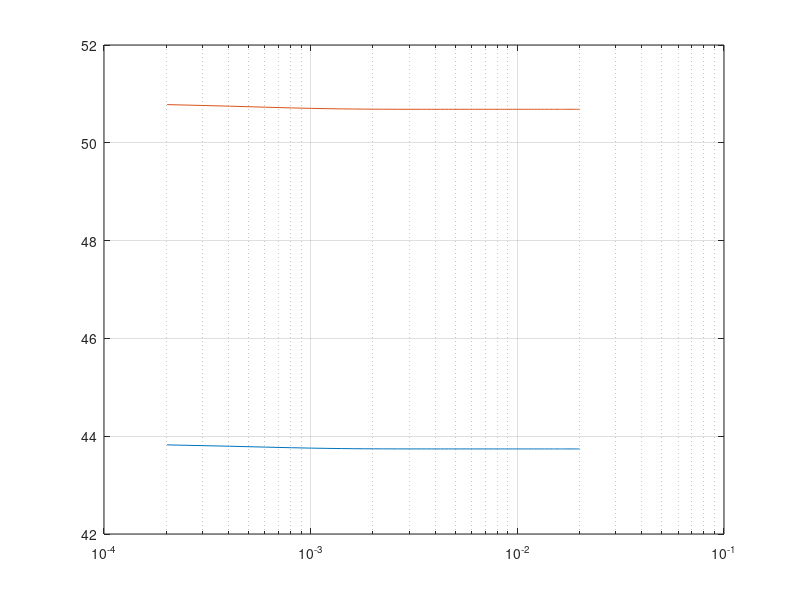

The MATLAB source for this figure:
%% HOMEWORK 2
close all, clear all, clc;

%% PLATE PARAMETERS
h = 3e-3;   % thickness [m]
E = 69e9;   % Young's modulus [N/m^2]
nu = 0.35;  % Poisson ratio
rho = 2650; % density [kg/m^3]

a = 4e-4; % amplitude [m]
alpha = 1e3; % decay factor [s^-1]



Lx = 1; % [m]
Ly = 1.4;   % [m]

c_L = sqrt( E/(rho*(1-(nu^2))) );

f = zeros(5,5);

for i=0:5
    for j=0:5
        f(i+1, j+1) = 0.453*c_L*h*( ((i+1).^2/Lx^2) + ((j+1).^2/Ly^2) );
    end
end


%% Time history of the frequencies (Q3)

ff = [6.9614 ,8.0668, 16.457, 16.712, 20.660];

fss = [11.218, 22.627, 33.715	, 41.825, 45.368];

fc = [21.391 , 34.885, 51.555, 57.354, 64.806];

t = linspace(0, 0.02, 100);

damp = a * exp(-alpha*t); % time decay of the amplitude

w1 = 2*pi*ff(1)*(1 + 0.16.*(damp./h).^2);
semilogx(t, w1);
hold on;

w2 = 2*pi*ff(2)*(1 + 0.16.*(damp./h).^2);
semilogx(t, w2);
grid on;

